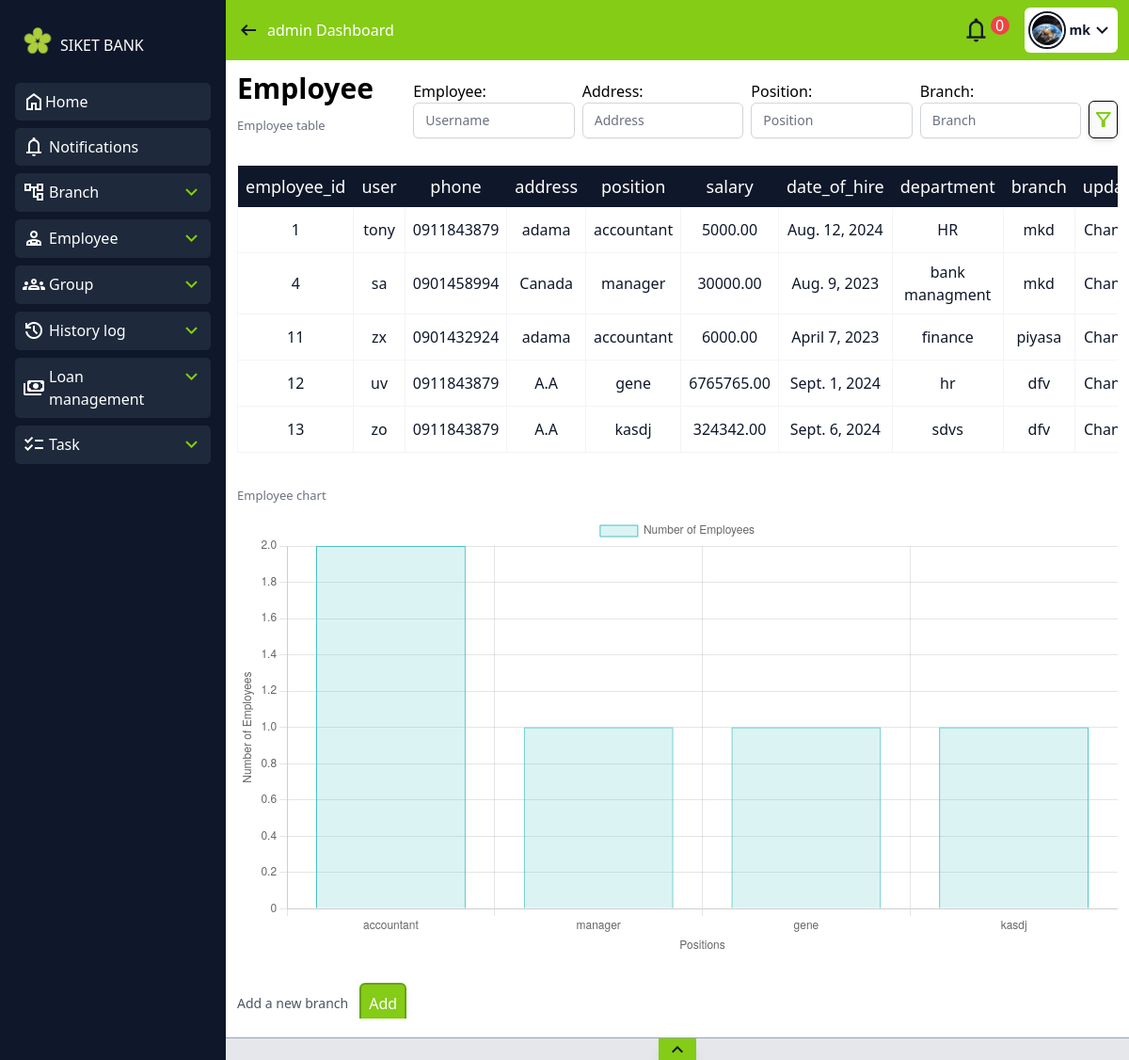
The app's page /employee_view (signed in) with its own data.
### polls/models.py (models this page shows, shortened)
class UserProfile(models.Model):
    user = models.OneToOneField(User, on_delete=models.CASCADE, null=True)
    profile_image = models.ImageField(blank=True, null=True)

class Employee(models.Model):
    employee_id = models.AutoField(primary_key=True)
    user = models.OneToOneField(User, on_delete=models.CASCADE, related_name='employee_profile')
    phone = models.CharField(max_length=15)
    address = models.TextField()
    position = models.CharField(max_length=100)
    salary = models.DecimalField(max_digits=10, decimal_places=2)
    date_of_hire = models.DateField()
    department = models.CharField(max_length=100)
    branch = models.ForeignKey('Branch', on_delete=models.CASCADE, related_name='employees')
    history = HistoricalRecords()

class Branch(models.Model):
    branch_id = models.AutoField(primary_key=True)
    branch_name = models.CharField(max_length=255)
    location = models.CharField(max_length=255)
    history = HistoricalRecords()
    def __str__(self):
        return self.branch_name

### polls/views.py (the view)
# urls.py: path('employee_view', employee_view, name='employee_view'),
@permission_required('polls.view_employee')
def employee_view(request):
    empview = Employee.objects.all()
    f = Employee_filter(request.GET, queryset=empview)
    empview = f.qs  # Get the filtered queryset
    labels = []
    data = []
    position_counts = Counter(empview.values_list('position', flat=True))
    labels = list(position_counts.keys())
    data = list(position_counts.values())
    return render(request, 'emp_managent.html', {'emp': empview, 'labels': labels, 'data': data, 'filter': f})

### polls/templates/emp_managent.html (shortened to what this page needs)
{% extends 'home.html' %}
{% load crispy_forms_tags %}
{% block main %}
<div class="w-full">
    <div class="flex lg:justify-between justify-center items-center">
        <div class="hidden lg:block">
            <h1 class="text-3xl font-bold pb-3">Employee</h1>
<p class="text-gray-500 text-[13px] pb-3">Employee table</p>
        </div>
        <div class="flex gap-10 items-center justify-end lg:w-[80%] w-full">
                <form method="GET" action="{% url 'employee_view' %}" class=" justify-end w-full flex items-end  gap-2">
                    {{ filter.form.as_p }}
                    <button id="ser" type="submit" class="w-10 h-10 bg-gray-50 shadow-md rounded-md flex items-center justify-center" style="border: 1px solid black;">
                        <span class="material-symbols-outlined text-lime-500">filter_alt</span>
                    </button>
                </form>
        </div>
    </div>
    <div class="w-full flex flex-col  pt-5">
    <div class="max-w-full overflow-x-auto ">
    <table class="w-full table-auto overflow-x-auto">
        <thead>
           <tr class="text-center bg-slate-900">
              <th class="emp-custom-style-head">employee_id</th>
              <th class="emp-custom-style-head">user</th>
              <th class="emp-custom-style-head">phone</th>
              <th class="emp-custom-style-head">address</th>
              <th class="emp-custom-style-head">position</th>
              <th class="emp-custom-style-head">salary</th>
              <th class="emp-custom-style-head">date_of_hire</th>
              <th class="emp-custom-style-head">department</th>
              <th class="emp-custom-style-head">branch</th>
              <th class="emp-custom-style-head">update</th>
           </tr>
        </thead>
        <tbody>
         {% for emp in filter.qs %}
           <tr>
              <td class="emp-table-sty">{{emp.employee_id}}</td>
              <td class="emp-table-sty">{{emp.user}}</td>
              <td class="emp-table-sty">{{emp.phone}}</td>
              <td class="emp-table-sty">{{emp.address}}</td>
              <td class="emp-table-sty">{{emp.position}}</td>
              <td class="emp-table-sty">{{emp.salary}}</td>
              <td class="emp-table-sty">{{emp.date_of_hire}}</td>
              <td class="emp-table-sty">{{emp.department}}</td>
              <td class="emp-table-sty">{{emp.branch}}</td>
              <td class="my-layout-style"><a href="{% url 'employee_update' emp.employee_id %}">Change</a></td>
           </tr>
         {% endfor %}
        </tbody>
     </table>
     </div>
    </div>
     <div class="pt-9">
        <p class="text-gray-500 text-[13px] pb-3">Employee chart</p>
        <canvas id="myChart"></canvas>
      </div>
      <div class="flex gap-3 items-center h-20 pt-5">
        <p class="text-gray-600 text-sm">Add a new branch{{ request.GET.q }}</p>
        <a href="{% url 'temp_employee'   %}" class="p-2 rounded-md bg-lime-500 text-white border-lime-600 shadow-md border-2">Add</a>
     </div>
      <script>
        const ctx = document.getElementById('myChart').getContext('2d');
        // Ensure labels and data are passed as JavaScript arrays
        const labels = {{ labels|safe }};
        const data = {{ data|safe }};
        new Chart(ctx, {
            type: 'bar',
            data: {
                labels: labels,
                datasets: [{
                    label: 'Number of Employees',
                    data: data,
                    borderWidth: 1,
                    backgroundColor: 'rgba(75, 192, 192, 0.2)',
                    borderColor: 'rgba(75, 192, 192, 1)',
                }]
            },
            options: {
                scales: {
                    y: {
                        beginAtZero: true,
                        title: {
                            display: true,
                            text: 'Number of Employees'
                        }
                    },
                    x: {
                        title: {
                            display: true,
                            text: 'Positions'
                        }
                    }
                }
            }
        });
    </script>
</div>
{% endblock %}

### polls/templates/home.html (shortened to what this page needs)
{% load static tailwind_tags %}
<!DOCTYPE html>
<html lang="en">
<head>
    <link href='https://cdn.jsdelivr.net/npm/fullcalendar@5.11.0/main.min.css' rel='stylesheet' />
    <link href="https://cdnjs.cloudflare.com/ajax/libs/font-awesome/6.0.0-beta3/css/all.min.css" rel="stylesheet">
    {% tailwind_css %}
</head>
<body class= "overflow-hidden">
    <div class="flex  w-screen h-screen overflow-y-hidden">
        <div id="sid-bar" class=" hidden md:w-[30%] lg:w-[20%] h-full bg-slate-900 p-1 lg:p-4 text-white  md:flex flex-col ease-in duration-300 items-center overflow-y-auto space-y-[0.5rem]">
            <div class=" w-full flex justify-between items-center">
                <a class="flex w-full pt-3 pb-3 items-center" href="{% url '' %}">
                    <img src="../../media/logo-removebg-preview.png" class="w-12 min-w-8 h-auto" alt="Logo">
                <h1>SIKET BANK</h1>
                </a>
            </div>
            <div class="w-full rounded-[5px] hover:bg-slate-700 bg-slate-800 h-max p-2">
                <div class="flex  justify-between w-full">
                    <a class=" flex items-center " href="{% url '' %}">
                        <span class="material-symbols-outlined">
                        </span> <h1>Home</h1>
                    </a>
                </div>
            </div>
<div class="w-full rounded-[5px] hover:bg-slate-700 bg-slate-800 h-max p-2 ">
    <div id="sid_con" class="flex justify-between">
        <a  class=" flex gap-1 items-center" href="{% url 'send_notification' request.user.username %}"><span class="material-symbols-outlined">
            </span> <h1>Notifications</h1></a>
    </div>
</div>
            {% if perms.polls.view_branch %}
            <div class="w-full rounded-[5px] hover:bg-slate-700 bg-slate-800 h-max p-2">
                <div id="sid_con" class="flex justify-between ">
                    <a class=" flex items-center gap-1" href="{% url 'Branchview' %}">
                        <span class="material-symbols-outlined">
                            </span> <h1> Branch</h1>
                    </a>
                    <span id="drop" class="material-symbols-outlined text-lime-500 text-[25px] cursor-pointer">
                        </span>
                </div>
            </div>
            {% endif %}
            {% if perms.polls.view_employee %}
            <div  class="w-full rounded-[5px] hover:bg-slate-700 bg-slate-800 h-max p-2">
                <div id="sid_con" class="flex justify-between ">
                    <a class="flex items-center  gap-1" href="{% url 'employee_view' %}">
                        <span class="material-symbols-outlined">
                        </span>
                        <h1>Employee</h1>
                    </a>
                        <span id="drop" class="material-symbols-outlined text-lime-500 text-[25px] cursor-pointer">
                        </span>
                </div>
            </div>
            {% endif %}
            {% if perms.polls.view_group %}
            <div  class="w-full rounded-[5px] hover:bg-slate-700 bg-slate-800 h-max p-2">
                <div id="sid_con" class="flex justify-between ">
                    <a class="w-auto flex items-center gap-1" href="{% url 'select_group' %}"><span class="material-symbols-outlined">
                        </span> <h1>Group</h1></a>
                        <span id="drop" class="material-symbols-outlined text-lime-500 text-[25px] cursor-pointer">
                            </span>
                </div>
            </div>
            {% endif %}
            {% if request.user.is_superuser %}
            <div  class="w-full rounded-[5px] hover:bg-slate-700 bg-slate-800 h-max p-2">
                <div id="sid_con" class="flex justify-between ">
                    <a class="w-auto flex items-center gap-1" href="{% url 'History_log' %}"><span class="material-symbols-outlined">
                        </span> <h1>History log</h1></a>
                        <span id="drop" class="material-symbols-outlined text-lime-500 text-[25px] cursor-pointer">
                            </span>
                </div>
            </div>
            {% endif %}
            {% if perms.polls.add_loan %}
            <div  class="w-full rounded-[5px] hover:bg-slate-700 bg-slate-800 h-max p-2">
                <div id="sid_con" class="flex justify-between ">
                    <a class="w-auto flex items-center gap-1" href="{% url 'Loan_managment' %}"><span class="material-symbols-outlined">
                        </span> <h1>Loan management</h1></a>
                        <span id="drop" class="material-symbols-outlined text-lime-500 text-[25px] cursor-pointer">
                            </span>
                </div>
            </div>
            {% endif %}
 {% if perms.polls.add_taskassignment %}
            <div class="w-full rounded-[5px] hover:bg-slate-700 bg-slate-800 h-max p-2 ">
                <div id="sid_con" class="flex justify-between">
                    <a class=" flex gap-1 items-center" href="{% url 'vew_task_ass' %}"><span class="material-symbols-outlined">
                        </span> <h1>Task</h1></a>
                        <span id="drop" class="material-symbols-outlined text-lime-500 text-[25px] cursor-pointer">
                            </span>
                </div>
            </div>
            {% endif %}
        </div>
        <div id="nav-manu" class="w-[100%] md:w-[70%] lg:w-[80%] h-screen ease-in duration-300 relative pb-5">
            <div class="w-full h-[8%] lg:h-16 p-3 bg-slate-900 md:bg-lime-500 flex justify-between items-center z-50">
                <div class="md:flex hidden gap-2">
                    <span id="toggleIcon" onclick="toggle()"  class="material-symbols-outlined text-gray-900" style="cursor: pointer;">
                        </span> <p class="text-white">{% if user.groups.first.name %}
                            {{user.groups.first.name}}
                            {% else %} User {% endif %} Dashboard</p>
                </div>
                <div class="flex gap-4 items-center">
                     <div class="flex">
                        <span id="room-name-submit" class="material-symbols-outlined text-lime-500 md:text-gray-900 text-[30px] cursor-pointer">
                            </span>
                            <div id="notification-count" class="w-5 h-5 text-white flex items-center justify-center bg-red-500 rounded-full cursor-pointer">0</div>
                     </div>
                    <div  onclick="user_pro()" class="w-max h-max p-1 rounded-md bg-white flex items-center">
                        {% if request.user.userprofile.profile_image %}
                        <div class="w-7 h-7 md:w-10 md:h-10 rounded-full overflow-hidden flex justify-center items-center border-slate-900 border-2">
                            <img src="{{ request.user.userprofile.profile_image.url }}" class="border-white rounded-full border-2 object-cover w-full h-full" alt="">
                        </div>
                            {% else %}
                            <span class="material-symbols-outlined text-gray-900 text-[30px] cursor-pointer">
                                account_circle
                                </span>
                            {% endif %}
                            <p class="font-bold text-sm text-slate-900 pl-1">{{user}}</p>
                            <span class="material-symbols-outlined text-gray-900 text-[25px] cursor-pointer hidden md:flex">
                                </span>
                    </div>
                </div>
            </div>
            <div class="p-3 overflow-y-auto h-[92%] overflow-x-hidden w-full">
                {% block main %}{% endblock %}
            </div>
<div id="footer_cont" class="mt-auto w-full h-6 bg-gray-200  inset-0 bottom-0 flex-col flex justify-between absolute ease-in-out duration-100 z-50 shadow-2xl">
    <div class="w-full flex justify-center border-t border-slate-400">
        <span id="fotter_toggler" class="material-symbols-outlined cursor-pointer bg-lime-500 px-2 text-slate-900  shadow-lg">
        </span>
    </div>
</div>
        </div>
    </div>
</body>
</html>

### records on screen
Employee: employee_id "1", user "tony", phone "0911843879", address "adama", position "accountant", salary "5000.00", date_of_hire "Aug. 12, 2024", department "HR", branch "mkd"
Employee: employee_id "4", user "sa", phone "0901458994", address "Canada", position "manager", salary "30000.00", date_of_hire "Aug. 9, 2023", department "bank managment", branch "mkd"
Employee: employee_id "11", user "zx", phone "0901432924", address "adama", position "accountant", salary "6000.00", date_of_hire "April 7, 2023", department "finance", branch "piyasa"
Employee: employee_id "12", user "uv", phone "0911843879", address "A.A", position "gene", salary "6765765.00", date_of_hire "Sept. 1, 2024", department "hr", branch "dfv"
Employee: employee_id "13", user "zo", phone "0911843879", address "A.A", position "kasdj", salary "324342.00", date_of_hire "Sept. 6, 2024", department "sdvs", branch "dfv"

### other values on screen
{{ user.groups.first.name }} "admin"
{{ user }} "mk"
chart data {{ labels|safe }} ['accountant', 'manager', 'gene', 'kasdj']
chart data {{ data|safe }} [2, 1, 1, 1]
